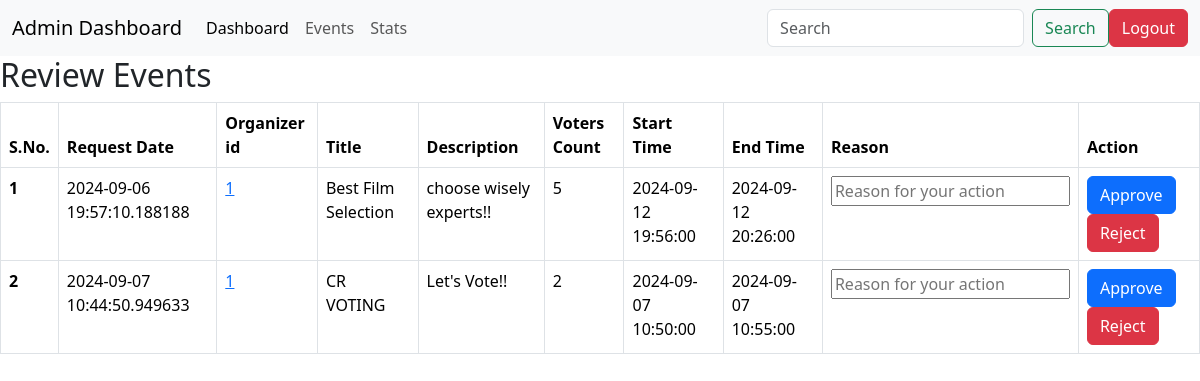
The page /admin/review on the database as committed earlier.
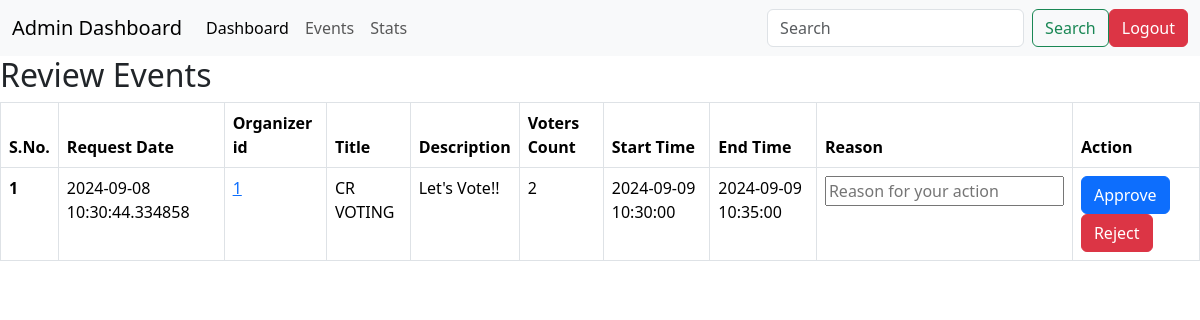
The same page on the database as committed later.
### application/models.py (models this page shows)
class Event(db.Model):
    id=db.Column(db.Integer(),primary_key=True)
    createTime=db.Column(db.DateTime)
    organizerId=db.Column(db.Integer(),db.ForeignKey('user.id'))
    title=db.Column(db.String(),default='x')
    desc=db.Column(db.String(),default='x')
    endTime=db.Column(db.DateTime,nullable=False)
    startTime=db.Column(db.DateTime,nullable=False)
    isApproved=db.Column(db.Boolean,default=False)
    voterCount=db.Column(db.Integer())
    durHour=db.Column(db.Integer())
    durMin=db.Column(db.Integer())
    votes=db.relationship('Vote',backref='event')

### application/controllers.py (the view)
@app.route('/admin/review')
def adminReview():
    events=Event.query.filter_by(isApproved=0).all()
    return render_template('admin_review.html',events=events)

### templates/admin_review.html (shortened to what this page needs)
<!DOCTYPE html>
<html lang="en">
<head>
    <link href="https://cdn.jsdelivr.net/npm/bootstrap@5.3.3/dist/css/bootstrap.min.css" rel="stylesheet">
</head>
<body>
    <nav class="navbar navbar-expand-lg bg-body-tertiary">
        <div class="container-fluid">
          <a class="navbar-brand" href="#">Admin Dashboard</a>
          <div class="collapse navbar-collapse" id="navbarSupportedContent">
            <ul class="navbar-nav me-auto mb-2 mb-lg-0">
              <li class="nav-item">
                <a class="nav-link active" aria-current="page" href="/admin">Dashboard</a>
              </li>
              <li class="nav-item">
                <a class="nav-link" href="/admin/events">Events</a>
              </li>
              <li class="nav-item">
                <a class="nav-link" href="/admin/stats">Stats</a>
              </li>
            </ul>
            <form class="d-flex" role="search">
              <input class="form-control me-2" type="search" placeholder="Search" aria-label="Search">
              <button class="btn btn-outline-success" type="submit">Search</button>
            </form>
            <a class="btn btn-danger" href="/">Logout</a>
          </div>
        </div>
      </nav>
    <h2>Review Events</h2>
    {% if events|length == 0 %}
        <h3>No Events To Review</h3>
    {%else%}
    <table class="table table-bordered">
        <thead>
            <tr>
                <th scope="col">S.No.</th>
                <th scope="col">Request Date</th>
                <th scope="col">Organizer id</th>
                <th scope="col">Title</th>
                <th scope="col">Description</th>
                <th scope="col">Voters Count</th>
                <th scope="col">Start Time</th>
                <th scope="col">End Time</th>
                <th scope="col">Reason</th>
                <th scope="col">Action</th>
            </tr>
        </thead>
        <tbody>
            {%for event in events%}
                <tr>
                    <th scope="row">{{loop.index}}</th>
                    <td>{{event.createTime}}</td>
                    <td><a href="/admin/{{event.organizerId}}/watchUser">{{event.organizerId}}</a></td>
                    <td>{{event.title}}</td>
                    <td>{{event.desc}}</td>
                    <td>{{event.voterCount}}</td>
                    <td>{{event.startTime}}</td>
                    <td>{{event.endTime}}</td>
                    <td><input type="text" placeholder="Reason for your action"></td>
                    <td><a type="button" class="btn btn-primary" href="/admin/{{event.id}}/approve">Approve</a><a type="button" class="btn btn-danger" href="/{{event.id}}/reject">Reject</a></td>
                </tr>
              {%endfor%}
        </tbody>
    </table>
    {%endif%}
</body>
</html>

Rows that differ between the two databases and show on the page:
removed Event: createTime "2024-09-06 19:57:10.188188", organizerId "1", title "Best Film Selection", desc "choose wisely experts!!", voterCount "5", startTime "2024-09-12 19:56:00", endTime "2024-09-12 20:26:00"
removed Event: createTime "2024-09-07 10:44:50.949633", organizerId "1", title "CR VOTING", desc "Let's Vote!!", voterCount "2", startTime "2024-09-07 10:50:00", endTime "2024-09-07 10:55:00"
added Event: createTime "2024-09-08 10:30:44.334858", organizerId "1", title "CR VOTING", desc "Let's Vote!!", voterCount "2", startTime "2024-09-09 10:30:00", endTime "2024-09-09 10:35:00"
